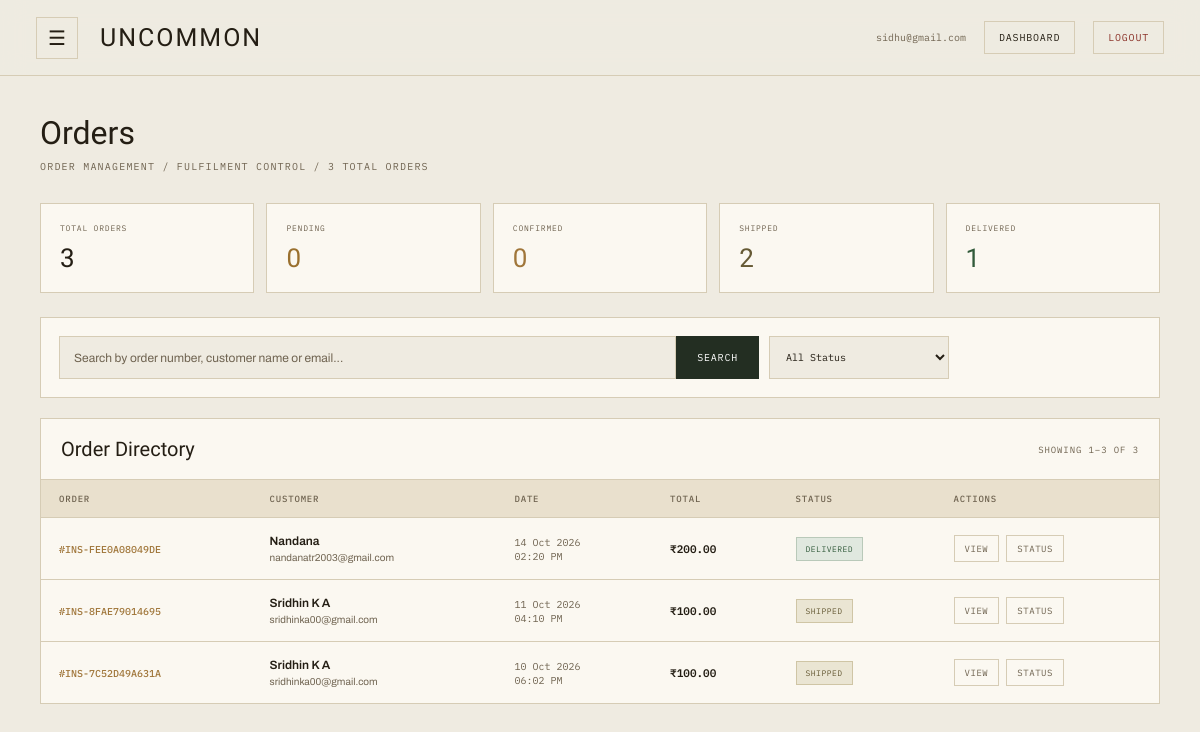
Page /admin_panel/orders/ (signed in) on the committed database.
### admin_panel/models.py (models this page shows, shortened)
class Admin(models.Model):
    email = models.EmailField(unique=True)
    password = models.CharField(max_length=255)

### customer/models.py (models this page shows, shortened)
class Order(models.Model):
    STATUS_CHOICES = [
        ("PENDING", "Pending"),
        ("CONFIRMED", "Confirmed"),
        ("SHIPPED", "Shipped"),
        ("DELIVERED", "Delivered"),
        ("CANCELLED", "Cancelled"),
    ]
    customer = models.ForeignKey(
        Customer,
        on_delete=models.CASCADE,
        related_name="orders",
    )
    order_number = models.CharField(max_length=30, unique=True)
    total_amount = models.DecimalField(max_digits=10, decimal_places=2)
    status = models.CharField(
        max_length=20,
        choices=STATUS_CHOICES,
        default="PENDING",
    )
    shipping_address = models.TextField()
    created_at = models.DateTimeField(auto_now_add=True)
    updated_at = models.DateTimeField(auto_now=True)

class Customer(models.Model):
    name = models.CharField(max_length=100)
    email = models.EmailField(unique=True)
    phone = models.CharField(max_length=20)
    username = models.CharField(max_length=100, unique=True)
    password = models.CharField(max_length=255)

### admin_panel/views.py (the view)
# urls.py: path('orders/', view_orders, name='view_orders'),
def view_orders(request):
    if 'admin' not in request.session:
        return redirect('home')
    admin = get_object_or_404(
        Admin,
        id=request.session['admin']
    )
    orders = Order.objects.select_related(
        'customer'
    ).prefetch_related(
        'items__product'
    ).all().order_by('-created_at')
    search = request.GET.get('search', '').strip()
    if search:
        orders = orders.filter(
            Q(order_number__icontains=search) |
            Q(customer__name__icontains=search) |
            Q(customer__email__icontains=search)
        )
    status = request.GET.get('status', '').strip()
    valid_statuses = [
        'PENDING',
        'CONFIRMED',
        'SHIPPED',
        'DELIVERED',
        'CANCELLED'
    ]
    if status in valid_statuses:
        orders = orders.filter(
            status=status
        )
    total_orders = Order.objects.count()
    pending_orders = Order.objects.filter(
        status='PENDING'
    ).count()
    confirmed_orders = Order.objects.filter(
        status='CONFIRMED'
    ).count()
    shipped_orders = Order.objects.filter(
        status='SHIPPED'
    ).count()
    delivered_orders = Order.objects.filter(
        status='DELIVERED'
    ).count()
    cancelled_orders = Order.objects.filter(
        status='CANCELLED'
    ).count()
    paginator = Paginator(
        orders,
        10
    )
    page_obj = paginator.get_page(
        request.GET.get('page')
    )
    order_items_data = {}
    for order in page_obj:
        items = []
        for item in order.items.all():
            items.append({
                'product': item.product.product_name,
                'quantity': item.quantity,
                'price': float(item.price),
                'total': float(
                    item.price * item.quantity
                )
            })
        order_items_data[str(order.id)] = items
    return render(
        request,
        'admin_panel/orders.html',
        {
            'admin': admin,
            'page_obj': page_obj,
            'search': search,
            'status': status,
            'total_orders': total_orders,
            'pending_orders': pending_orders,
            'confirmed_orders': confirmed_orders,
            'shipped_orders': shipped_orders,
            'delivered_orders': delivered_orders,
            'cancelled_orders': cancelled_orders,
            'order_items_json': json.dumps(
                order_items_data
            ),
        }
    )

### templates/admin_panel/orders.html (shortened to what this page needs)
{% load static %}
<!DOCTYPE html>
<html lang="en">
<head>
</head>
<body>
<header class="topbar">
    <div class="topbar-left">
        <button class="menu-btn" id="menuBtn">
            ☰
        </button>
        <a href="{% url 'admin_index' %}" class="brand">
            UNCOMMON
        </a>
    </div>
    <div class="topbar-right">
        <span class="admin-email">
            {{ admin.email }}
        </span>
        <a href="{% url 'admin_index' %}" class="dashboard-link">
            Dashboard
        </a>
        <a href="{% url 'admin_logout' %}" class="logout-link">
            Logout
        </a>
    </div>
</header>
<main>
    <section class="page-header">
        <h1 class="page-title">
            Orders
        </h1>
        <p class="page-subtitle">
            Order management / Fulfilment control / {{ total_orders }} total orders
        </p>
    </section>
    <section class="stats-grid">
        <div class="stat-card">
            <div class="stat-label">
                Total Orders
            </div>
            <div class="stat-value">
                {{ total_orders }}
            </div>
        </div>
        <div class="stat-card stat-pending">
            <div class="stat-label">
                Pending
            </div>
            <div class="stat-value">
                {{ pending_orders }}
            </div>
        </div>
        <div class="stat-card stat-confirmed">
            <div class="stat-label">
                Confirmed
            </div>
            <div class="stat-value">
                {{ confirmed_orders }}
            </div>
        </div>
        <div class="stat-card stat-shipped">
            <div class="stat-label">
                Shipped
            </div>
            <div class="stat-value">
                {{ shipped_orders }}
            </div>
        </div>
        <div class="stat-card stat-delivered">
            <div class="stat-label">
                Delivered
            </div>
            <div class="stat-value">
                {{ delivered_orders }}
            </div>
        </div>
    </section>
    <section class="control-panel">
        <div class="control-row">
            <form
                method="GET"
                action="{% url 'view_orders' %}"
                class="search-form"
            >
                <input
                    type="text"
                    name="search"
                    class="search-input"
                    placeholder="Search by order number, customer name or email..."
                    value="{{ search }}"
                >
                <button
                    type="submit"
                    class="search-btn"
                >
                    Search
                </button>
            </form>
            <select
                class="status-select"
                id="statusFilter"
                onchange="applyStatusFilter()"
            >
                <option value="">
                    All Status
                </option>
            </select>
        </div>
    </section>
    <section class="table-card">
        <div class="table-header">
            <div class="table-heading">
                Order Directory
            </div>
            <div class="table-count">
                Showing
                {% if page_obj.object_list %}
                    {{ page_obj.start_index }}–{{ page_obj.end_index }}
                    of {{ page_obj.paginator.count }}
                {% else %}
                    0
                {% endif %}
            </div>
        </div>
        {% if page_obj.object_list %}
            <div class="table-wrapper">
                <table>
                    <thead>
                        <tr>
                            <th>
                                Order
                            </th>
                            <th>
                                Customer
                            </th>
                            <th>
                                Date
                            </th>
                            <th>
                                Total
                            </th>
                            <th>
                                Status
                            </th>
                            <th>
                                Actions
                            </th>
                        </tr>
                    </thead>
                    <tbody>
                        {% for order in page_obj %}
                            <tr>
                                <td>
                                    <span class="order-id">
                                        #{{ order.order_number }}
                                    </span>
                                </td>
                                <td>
                                    <div class="customer-name">
                                        {{ order.customer.name }}
                                    </div>
                                    <div class="customer-email">
                                        {{ order.customer.email }}
                                    </div>
                                </td>
                                <td>
                                    <span class="order-date">
                                        {{ order.created_at|date:"d M Y" }}
                                        <br>
                                        {{ order.created_at|date:"h:i A" }}
                                    </span>
                                </td>
                                <td>
                                    <span class="order-amount">
                                        ₹{{ order.total_amount }}
                                    </span>
                                </td>
                                <td>
                                    <span
                                        class="status-badge
                                        {% if order.status == 'PENDING' %}
                                            status-pending
                                        {% elif order.status == 'CONFIRMED' %}
                                            status-confirmed
                                        {% elif order.status == 'SHIPPED' %}
                                            status-shipped
                                        {% elif order.status == 'DELIVERED' %}
                                            status-delivered
                                        {% elif order.status == 'CANCELLED' %}
                                            status-cancelled
                                        {% endif %}
                                        "
                                    >
                                        {{ order.get_status_display }}
                                    </span>
                                </td>
                                <td>
                                    <div class="action-group">
                                        <button
                                            type="button"
                                            class="action-btn view-btn"
                                            data-id="{{ order.order_number }}"
                                            data-customer="{{ order.customer.name }}"
                                            data-email="{{ order.customer.email }}"
                                            data-phone="{{ order.customer.phone }}"
                                            data-total="{{ order.total_amount }}"
                                            data-status="{{ order.status }}"
                                            data-status-display="{{ order.get_status_display }}"
                                            data-address="{{ order.shipping_address }}"
                                            data-date="{{ order.created_at|date:'d M Y, h:i A' }}"
                                            onclick="openViewModal(this)"
                                        >
                                            View
                                        </button>
                                        <button
                                            type="button"
                                            class="action-btn status-btn"
                                            data-url="{% url 'update_order_status' order.id %}"
                                            data-order="{{ order.order_number }}"
                                            data-status="{{ order.status }}"
                                            data-status-display="{{ order.get_status_display }}"
                                            onclick="openStatusModal(this)"
                                        >
                                            Status
                                        </button>
                                    </div>
                                </td>
                            </tr>
                        {% endfor %}
                    </tbody>
                </table>
            </div>
        {% endif %}
    </section>
</main>
</body>
</html>

### rows in the picture
Admin: email "sidhu@gmail.com"
Order: order_number "INS-FEE0A08049DE", customer.name "Nandana", customer.email "nandanatr2003@gmail.com", created_at "14 Oct 2026", created_at "02:20 PM", total_amount "200.00", status "DELIVERED"
Order: order_number "INS-8FAE79014695", customer.name "Sridhin K A", customer.email "sridhinka00@gmail.com", created_at "11 Oct 2026", created_at "04:10 PM", total_amount "100.00", status "SHIPPED"
Order: order_number "INS-7C52D49A631A", customer.name "Sridhin K A", customer.email "sridhinka00@gmail.com", created_at "10 Oct 2026", created_at "06:02 PM", total_amount "100.00", status "SHIPPED"

### other values in the picture
{{ total_orders }} "3"
{{ pending_orders }} "0"
{{ confirmed_orders }} "0"
{{ shipped_orders }} "2"
{{ delivered_orders }} "1"
{{ page_obj.start_index }} "1"
{{ page_obj.end_index }} "3"
{{ page_obj.paginator.count }} "3"
